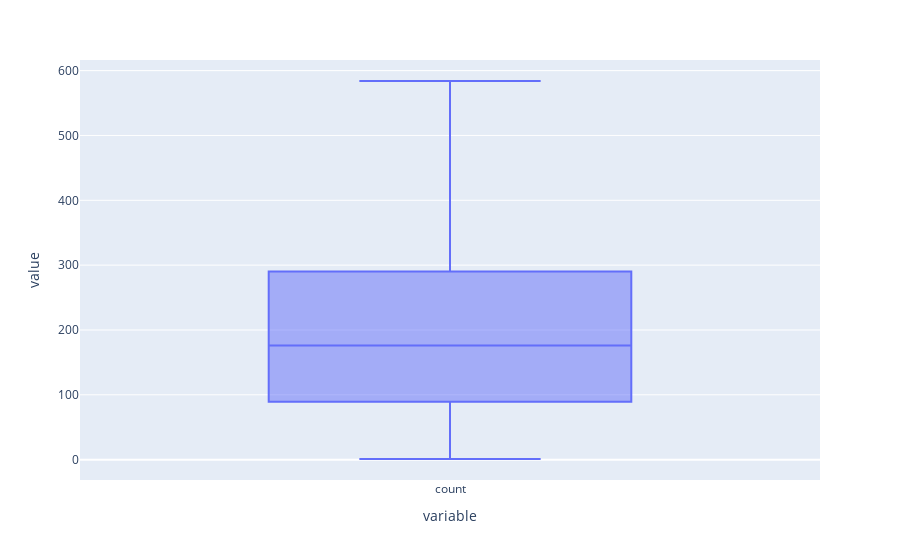

The notebook cell this image was saved under:
### Code cell
px.box(c_sg_tweets_pst['count'])

### Figure 1 — Plotly figure (JSON) as saved in the notebook; plotly's stock layout.template omitted (floating-point values rounded to 4 significant figures)
{"data": [{"alignmentgroup": "True", "hovertemplate": "variable=%{x}<br>value=%{y}<extra></extra>", "legendgroup": "", "marker": {"color": "#636efa"}, "name": "", "notched": false, "offsetgroup": "", "orientation": "v", "showlegend": false, "type": "box", "x": ["count", "count", "count", "count", "count", "count", "count", "count", "count", "count", "count", "count", "count", "count", "count", "count", "count", "count", "count", "count", "count", "count", "count", "count", "count", "count", "count", "count", "count", "count", "count", "count", "count", "count", "count", "count", "count", "count", "count", "count", "count", "count", "count", "count", "count"], "x0": " ", "xaxis": "x", "y": [15, 114, 116, 200, 199, 222, 12, 91, 1, 108, 32, 169, 7, 176, 55, 17, 36, 54, 382, 162, 270, 459, 340, 99, 87, 514, 364, 246, 267, 405, 282, 281, 139, 314, 337, 569, 239, 104, 584, 211, 122, 90, 511, 205, 5], "y0": " ", "yaxis": "y"}], "layout": {"autosize": true, "boxmode": "group", "legend": {"tracegroupgap": 0}, "margin": {"t": 60}, "xaxis": {"anchor": "y", "autorange": true, "domain": [0, 1], "range": [-0.5, 0.5], "title": {"text": "variable"}, "type": "category"}, "yaxis": {"anchor": "x", "autorange": true, "domain": [0, 1], "range": [-31.39, 616.4], "title": {"text": "value"}, "type": "linear"}}}
